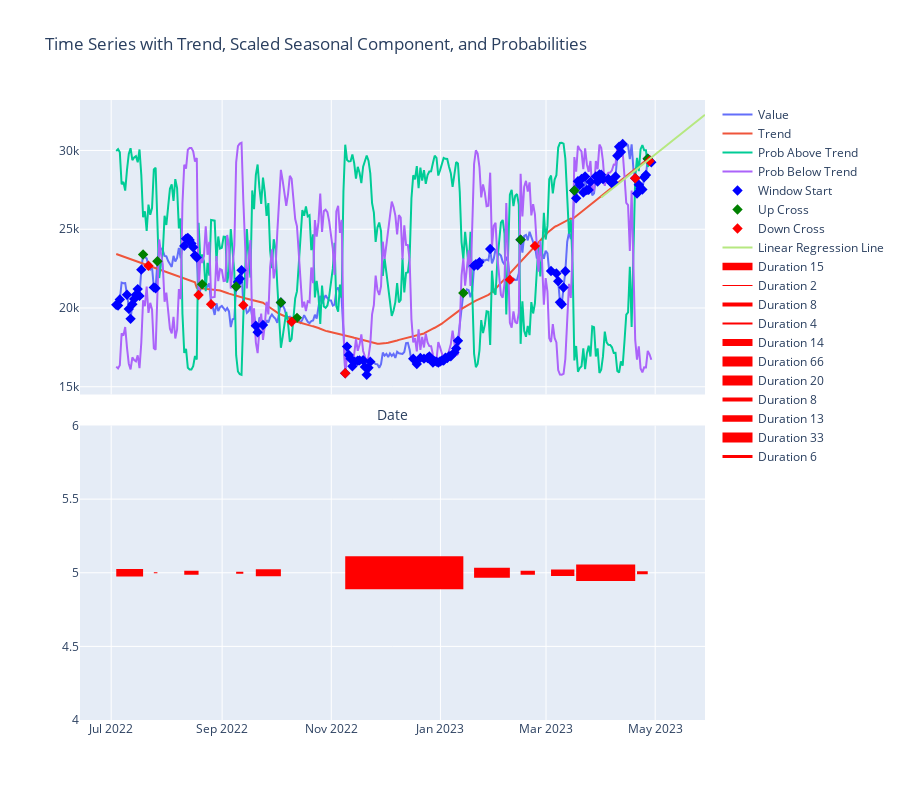
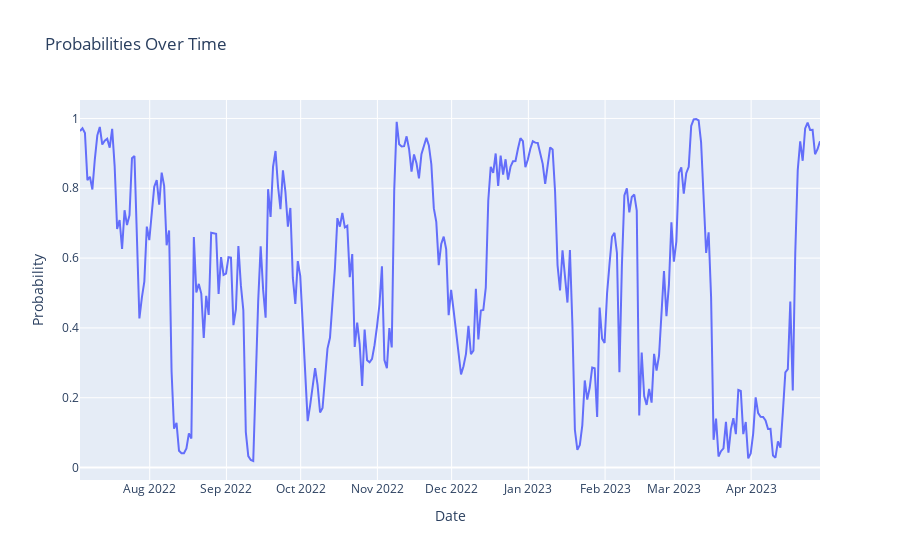
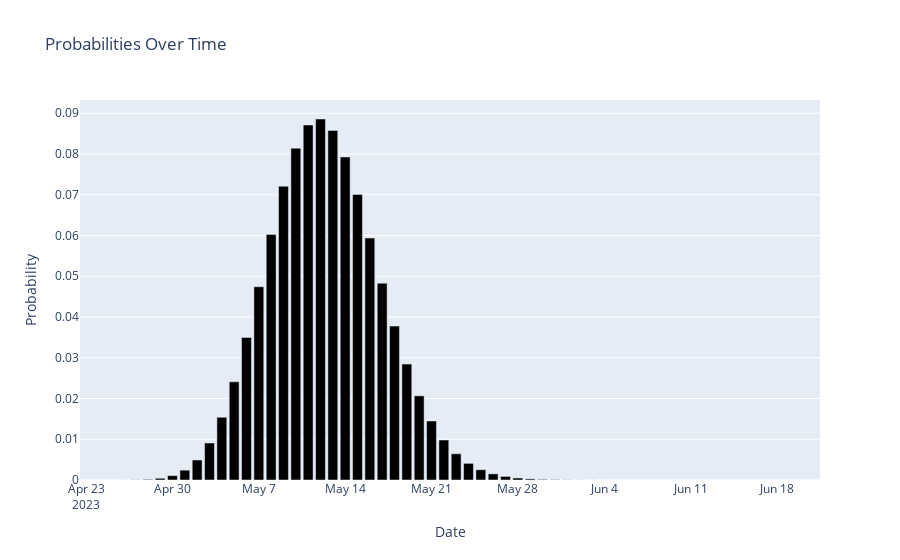
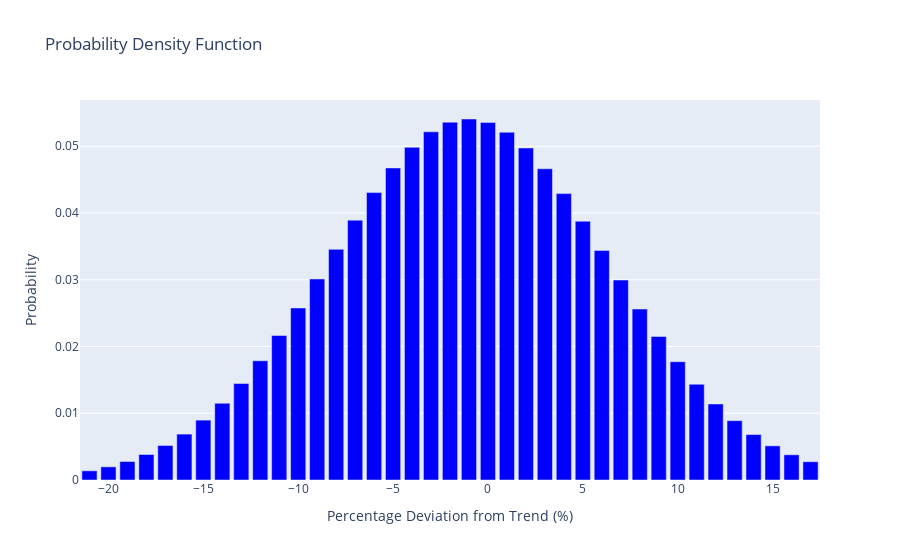

Notebook source saved alongside these figures, in order:
### Markdown cell above
# Description

The purpose of the follow is to give us a model for price movements based on mean reversion. We do the following:

* Decompose the time series into trend, seasonal, and residual components using the STL decomposition method.

* Calculate the probabilities of the price being above or below the trend using a logistic regression model.

* Identify periods of high probability of the price being above or below the trend and attaching markers to the time series to indicate these periods.

* Identifying durations of high probability periods and calculating the extremes within each duration. The script will identify how long each duration lasted, and the maximum or minimum price movement within each duration.

* Fitting the distribution of the percentage deviations of the prices from the trend and identifying the probabilities of future price movements using a Poisson distribution.

* Creating various plots to visualize the results, including time series plots with trend, seasonal components, and probability markers, histograms of the probabilities, bar charts of the probability over time, and a bar chart of the probability density function of the percentage deviation of prices from the trend.

### Code cell
# Note: You can run this from the command line with scripts/mean_regressions.py
import plotly.io as pio
from plotly.offline import init_notebook_mode
from IPython.display import Image, display
import pandas as pd
from machine_learning_finance import get_coin_data_frames, attach_markers, generate_probability, \
    calc_durations_with_extremes, prob_chart, plot_full_analysis, calculate_and_graph_duration_probabilities, \
    calculate_and_graph_price_probabilities, analyze_extreme_deviations, \
    plot_full_analysis

init_notebook_mode(connected=True)
windows = [300, 600, 900, 1500]
window = 300
coin_base = False
ku_coin = True
symbol = "BTC-USDC"
start_date = pd.to_datetime("2023-04-23")

df_raw = get_coin_data_frames(window, symbol)
df_raw = df_raw.set_index("Date")
df_raw = df_raw.sort_index()
trend, prob_above_trend, prob_below_trend, volatility, model = generate_probability(df_raw)

df_raw = attach_markers(df_raw, trend, prob_above_trend)
df_durations = calc_durations_with_extremes(df_raw)
plot_full_analysis(df_raw, trend, prob_above_trend, prob_below_trend, model, df_durations)
prob_chart(df_raw, prob_above_trend)


calculate_and_graph_duration_probabilities(start_date, df_raw, df_durations)

percent_diff_from_trend = ((df_raw["Close"] - trend) / trend) * 100
calculate_and_graph_price_probabilities(percent_diff_from_trend)

analyze_extreme_deviations(df_durations, trend)

### Figure 1 — Plotly figure (JSON) as saved in the notebook; plotly's stock layout.template omitted (floating-point values rounded to 4 significant figures; data arrays with more than 128 entries replaced by an {"elided": "..."} marker saying what was removed)
{"data": [{"mode": "lines", "name": "Value", "type": "scatter", "x": {"elided": "300 str values"}, "xaxis": "x", "y": {"elided": "300 float values"}, "yaxis": "y"}, {"mode": "lines", "name": "Trend", "type": "scatter", "x": {"elided": "300 str values"}, "xaxis": "x", "y": {"elided": "300 float values"}, "yaxis": "y"}, {"mode": "lines", "name": "Prob Above Trend", "type": "scatter", "x": {"elided": "300 str values"}, "xaxis": "x", "y": {"elided": "300 float values"}, "yaxis": "y"}, {"mode": "lines", "name": "Prob Below Trend", "type": "scatter", "x": {"elided": "300 str values"}, "xaxis": "x", "y": {"elided": "300 float values"}, "yaxis": "y"}, {"marker": {"color": "blue", "size": 8, "symbol": "diamond"}, "mode": "markers", "name": "Window Start", "type": "scatter", "x": {"elided": "300 str values"}, "xaxis": "x", "y": {"elided": "300 float values"}, "yaxis": "y"}, {"marker": {"color": "green", "size": 8, "symbol": "diamond"}, "mode": "markers", "name": "Up Cross", "type": "scatter", "x": {"elided": "300 str values"}, "xaxis": "x", "y": {"elided": "300 float values"}, "yaxis": "y"}, {"marker": {"color": "red", "size": 8, "symbol": "diamond"}, "mode": "markers", "name": "Down Cross", "type": "scatter", "x": {"elided": "300 str values"}, "xaxis": "x", "y": {"elided": "300 float values"}, "yaxis": "y"}, {"mode": "lines", "name": "Linear Regression Line", "type": "scatter", "x": ["2023-03-31T20:00:00", "2023-04-01T20:00:00", "2023-04-02T20:00:00", "2023-04-03T20:00:00", "2023-04-04T20:00:00", "2023-04-05T20:00:00", "2023-04-06T20:00:00", "2023-04-07T20:00:00", "2023-04-08T20:00:00", "2023-04-09T20:00:00", "2023-04-10T20:00:00", "2023-04-11T20:00:00", "2023-04-12T20:00:00", "2023-04-13T20:00:00", "2023-04-14T20:00:00", "2023-04-15T20:00:00", "2023-04-16T20:00:00", "2023-04-17T20:00:00", "2023-04-18T20:00:00", "2023-04-19T20:00:00", "2023-04-20T20:00:00", "2023-04-21T20:00:00", "2023-04-22T20:00:00", "2023-04-23T20:00:00", "2023-04-24T20:00:00", "2023-04-25T20:00:00", "2023-04-26T20:00:00", "2023-04-27T20:00:00", "2023-04-28T20:00:00", "2023-04-29T20:00:00", "2023-04-30T20:00:00", "2023-05-01T20:00:00", "2023-05-02T20:00:00", "2023-05-03T20:00:00", "2023-05-04T20:00:00", "2023-05-05T20:00:00", "2023-05-06T20:00:00", "2023-05-07T20:00:00", "2023-05-08T20:00:00", "2023-05-09T20:00:00", "2023-05-10T20:00:00", "2023-05-11T20:00:00", "2023-05-12T20:00:00", "2023-05-13T20:00:00", "2023-05-14T20:00:00", "2023-05-15T20:00:00", "2023-05-16T20:00:00", "2023-05-17T20:00:00", "2023-05-18T20:00:00", "2023-05-19T20:00:00", "2023-05-20T20:00:00", "2023-05-21T20:00:00", "2023-05-22T20:00:00", "2023-05-23T20:00:00", "2023-05-24T20:00:00", "2023-05-25T20:00:00", "2023-05-26T20:00:00", "2023-05-27T20:00:00", "2023-05-28T20:00:00", "2023-05-29T20:00:00"], "xaxis": "x", "y": [27010.0, 27110.0, 27200.0, 27290.0, 27380.0, 27470.0, 27560.0, 27650.0, 27740.0, 27830.0, 27920.0, 28010.0, 28100.0, 28190.0, 28280.0, 28370.0, 28460.0, 28550.0, 28650.0, 28740.0, 28830.0, 28920.0, 29010.0, 29100.0, 29190.0, 29280.0, 29370.0, 29460.0, 29550.0, 29640.0, 29730.0, 29820.0, 29910.0, 30000.0, 30100.0, 30190.0, 30280.0, 30370.0, 30460.0, 30550.0, 30640.0, 30730.0, 30820.0, 30910.0, 31000.0, 31090.0, 31180.0, 31270.0, 31360.0, 31450.0, 31550.0, 31640.0, 31730.0, 31820.0, 31910.0, 32000.0, 32090.0, 32180.0, 32270.0], "yaxis": "y"}, {"line": {"color": "red", "width": 7.5}, "mode": "lines", "name": "Duration 15", "type": "scatter", "x": ["2022-07-03T20:00:00", "2022-07-18T20:00:00"], "xaxis": "x2", "y": [5, 5], "yaxis": "y2"}, {"line": {"color": "red", "width": 1}, "mode": "lines", "name": "Duration 2", "type": "scatter", "x": ["2022-07-24T20:00:00", "2022-07-26T20:00:00"], "xaxis": "x2", "y": [5, 5], "yaxis": "y2"}, {"line": {"color": "red", "width": 4}, "mode": "lines", "name": "Duration 8", "type": "scatter", "x": ["2022-08-10T20:00:00", "2022-08-18T20:00:00"], "xaxis": "x2", "y": [5, 5], "yaxis": "y2"}, {"line": {"color": "red", "width": 2}, "mode": "lines", "name": "Duration 4", "type": "scatter", "x": ["2022-09-08T20:00:00", "2022-09-12T20:00:00"], "xaxis": "x2", "y": [5, 5], "yaxis": "y2"}, {"line": {"color": "red", "width": 7}, "mode": "lines", "name": "Duration 14", "type": "scatter", "x": ["2022-09-19T20:00:00", "2022-10-03T20:00:00"], "xaxis": "x2", "y": [5, 5], "yaxis": "y2"}, {"line": {"color": "red", "width": 33}, "mode": "lines", "name": "Duration 66", "type": "scatter", "x": ["2022-11-08T19:00:00", "2023-01-13T19:00:00"], "xaxis": "x2", "y": [5, 5], "yaxis": "y2"}, {"line": {"color": "red", "width": 10}, "mode": "lines", "name": "Duration 20", "type": "scatter", "x": ["2023-01-19T19:00:00", "2023-02-08T19:00:00"], "xaxis": "x2", "y": [5, 5], "yaxis": "y2"}, {"line": {"color": "red", "width": 4}, "mode": "lines", "name": "Duration 8", "type": "scatter", "x": ["2023-02-14T19:00:00", "2023-02-22T19:00:00"], "xaxis": "x2", "y": [5, 5], "yaxis": "y2"}, {"line": {"color": "red", "width": 6.5}, "mode": "lines", "name": "Duration 13", "type": "scatter", "x": ["2023-03-03T19:00:00", "2023-03-16T20:00:00"], "xaxis": "x2", "y": [5, 5], "yaxis": "y2"}, {"line": {"color": "red", "width": 16.5}, "mode": "lines", "name": "Duration 33", "type": "scatter", "x": ["2023-03-17T20:00:00", "2023-04-19T20:00:00"], "xaxis": "x2", "y": [5, 5], "yaxis": "y2"}, {"line": {"color": "red", "width": 3}, "mode": "lines", "name": "Duration 6", "type": "scatter", "x": ["2023-04-20T20:00:00", "2023-04-26T20:00:00"], "xaxis": "x2", "y": [5, 5], "yaxis": "y2"}], "layout": {"height": 800, "title": {"text": "Time Series with Trend, Scaled Seasonal Component, and Probabilities"}, "xaxis": {"anchor": "y", "domain": [0, 1], "matches": "x2", "showticklabels": false, "title": {"text": "Date"}}, "xaxis2": {"anchor": "y2", "domain": [0, 1]}, "yaxis": {"anchor": "x", "domain": [0.525, 1]}, "yaxis2": {"anchor": "x2", "domain": [0, 0.475]}}}

### Figure 2 — Plotly figure (JSON) as saved in the notebook; plotly's stock layout.template omitted (floating-point values rounded to 4 significant figures; data arrays with more than 128 entries replaced by an {"elided": "..."} marker saying what was removed)
{"data": [{"mode": "lines", "name": "Prob Above Trend", "type": "scatter", "x": {"elided": "300 str values"}, "y": {"elided": "300 float values"}}], "layout": {"title": {"text": "Probabilities Over Time"}, "xaxis": {"title": {"text": "Date"}}, "yaxis": {"title": {"text": "Probability"}}}}

### Figure 3 — Plotly figure (JSON) as saved in the notebook; plotly's stock layout.template omitted (floating-point values rounded to 4 significant figures)
{"data": [{"marker": {"color": ["blue"]}, "type": "bar", "x": ["2023-04-23T00:00:00", "2023-04-24T00:00:00", "2023-04-25T00:00:00", "2023-04-26T00:00:00", "2023-04-27T00:00:00", "2023-04-28T00:00:00", "2023-04-29T00:00:00", "2023-04-30T00:00:00", "2023-05-01T00:00:00", "2023-05-02T00:00:00", "2023-05-03T00:00:00", "2023-05-04T00:00:00", "2023-05-05T00:00:00", "2023-05-06T00:00:00", "2023-05-07T00:00:00", "2023-05-08T00:00:00", "2023-05-09T00:00:00", "2023-05-10T00:00:00", "2023-05-11T00:00:00", "2023-05-12T00:00:00", "2023-05-13T00:00:00", "2023-05-14T00:00:00", "2023-05-15T00:00:00", "2023-05-16T00:00:00", "2023-05-17T00:00:00", "2023-05-18T00:00:00", "2023-05-19T00:00:00", "2023-05-20T00:00:00", "2023-05-21T00:00:00", "2023-05-22T00:00:00", "2023-05-23T00:00:00", "2023-05-24T00:00:00", "2023-05-25T00:00:00", "2023-05-26T00:00:00", "2023-05-27T00:00:00", "2023-05-28T00:00:00", "2023-05-29T00:00:00", "2023-05-30T00:00:00", "2023-05-31T00:00:00", "2023-06-01T00:00:00", "2023-06-02T00:00:00", "2023-06-03T00:00:00", "2023-06-04T00:00:00", "2023-06-05T00:00:00", "2023-06-06T00:00:00", "2023-06-07T00:00:00", "2023-06-08T00:00:00", "2023-06-09T00:00:00", "2023-06-10T00:00:00", "2023-06-11T00:00:00", "2023-06-12T00:00:00", "2023-06-13T00:00:00", "2023-06-14T00:00:00", "2023-06-15T00:00:00", "2023-06-16T00:00:00", "2023-06-17T00:00:00", "2023-06-18T00:00:00", "2023-06-19T00:00:00", "2023-06-20T00:00:00", "2023-06-21T00:00:00"], "y": [3.151e-08, 3.053e-07, 2.069e-06, 1.052e-05, 4.278e-05, 0.000145, 0.0004211, 0.00107, 0.002418, 0.004917, 0.009088, 0.0154, 0.02409, 0.03498, 0.04742, 0.06026, 0.07208, 0.08143, 0.08714, 0.08859, 0.08578, 0.07928, 0.07009, 0.05938, 0.0483, 0.03777, 0.02844, 0.02066, 0.01448, 0.009816, 0.006439, 0.004091, 0.002521, 0.001508, 0.0008758, 0.0004947, 0.0002718, 0.0001455, 7.584e-05, 3.855e-05, 1.912e-05, 9.256e-06, 4.377e-06, 2.023e-06, 9.139e-07, 4.04e-07, 1.748e-07, 7.404e-08, 3.072e-08, 1.249e-08, 4.981e-09, 1.948e-09, 7.473e-10, 2.814e-10, 1.04e-10, 3.777e-11, 1.347e-11, 4.724e-12, 1.628e-12, 5.517e-13]}], "layout": {"title": {"text": "Probabilities Over Time"}, "xaxis": {"title": {"text": "Date"}}, "yaxis": {"title": {"text": "Probability"}}}}

### Figure 4 — Plotly figure (JSON) as saved in the notebook; plotly's stock layout.template omitted (floating-point values rounded to 4 significant figures)
{"data": [{"marker": {"color": "blue"}, "name": "PDF", "type": "bar", "x": [-21, -20, -19, -18, -17, -16, -15, -14, -13, -12, -11, -10, -9, -8, -7, -6, -5, -4, -3, -2, -1, 0, 1, 2, 3, 4, 5, 6, 7, 8, 9, 10, 11, 12, 13, 14, 15, 16, 17], "y": [0.001379, 0.001973, 0.002771, 0.003821, 0.005173, 0.006876, 0.008973, 0.0115, 0.01446, 0.01786, 0.02165, 0.02577, 0.03012, 0.03456, 0.03893, 0.04305, 0.04675, 0.04984, 0.05217, 0.05361, 0.05408, 0.05357, 0.0521, 0.04974, 0.04663, 0.04291, 0.03877, 0.03439, 0.02996, 0.02561, 0.0215, 0.01772, 0.01434, 0.0114, 0.008889, 0.006807, 0.005118, 0.003778, 0.002738]}], "layout": {"title": {"text": "Probability Density Function"}, "xaxis": {"title": {"text": "Percentage Deviation from Trend (%)"}}, "yaxis": {"title": {"text": "Probability"}}}}
